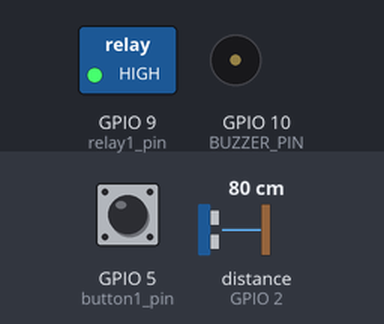
Simulated run of this sketch. Board: ESP32-S3. Shown: switched loads named in the sketch (green lamp = pin HIGH), buzzer (waves = sounding, pin HIGH). Wiring (inferred from the names in the program): ultrasonic range finder: trigger GPIO 3; echo GPIO 2. The inputs (shaded band) are chosen by the test bench; at power-on: GPIO 5 (button1_pin) HIGH, distance to the obstacle (sensor on GPIO 2) 80 cm. The echo pulse lasts 58.3 µs per cm; WiFi joins after 1.5 s; servers stay silent unless stated; pins used as bus, display or sensor lines are not drawn; what the sketch prints to the serial monitor is not drawn.

Above: at 3.0 s.
3.1 s: GPIO 5 (button1_pin) pulled LOW for 1 s
At 4.5 s:
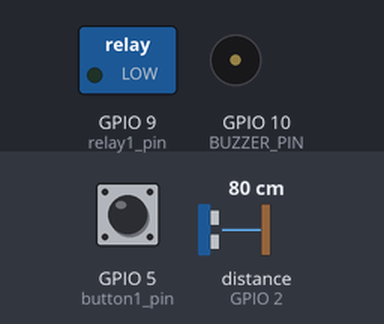
5.6 s: distance to the obstacle (sensor on GPIO 2) set to 21 cm
7.3 s: distance to the obstacle (sensor on GPIO 2) set to 16 cm
At 9.3 s:
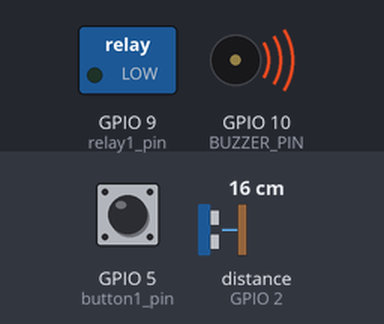
9.6 s: GPIO 5 (button1_pin) pulled LOW for 0.15 s
At 10.6 s:
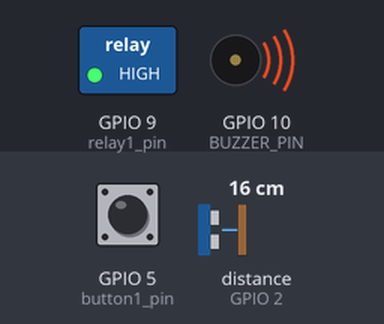
11.3 s: GPIO 5 (button1_pin) pulled LOW for 3.2 s
At 15.6 s:
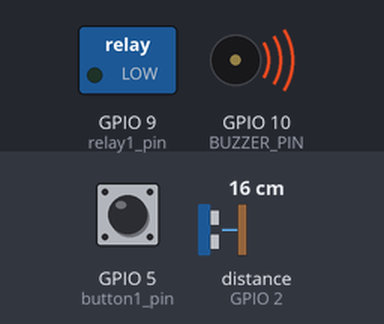
16.0 s: distance to the obstacle (sensor on GPIO 2) set to 35 cm
At 16.7 s:
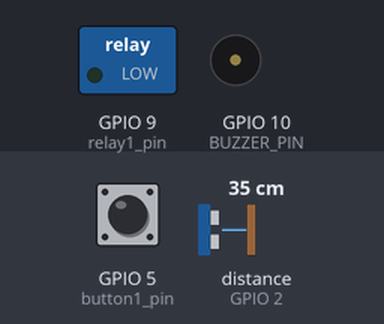
Timing chart, 0 to 18.8 s (numbered marks = the images above; inputs shaded):
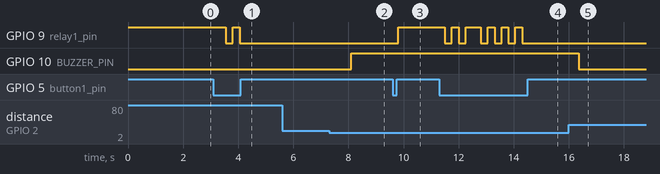

The sketch:

ESP_Code.ino
```cpp
#define BLYNK_TEMPLATE_ID " XXXXXXXX "
#define BLYNK_TEMPLATE_NAME "IOTProject"
#define BLYNK_AUTH_TOKEN " XXXXXXXX "

#define BLYNK_PRINT Serial

#include <WiFi.h>
#include <WiFiClient.h>
#include <BlynkSimpleEsp32.h>
#include <ThingSpeak.h>

char auth[] = BLYNK_AUTH_TOKEN;
char ssid[] = "Wifi-name";
char pass[] = "wifi-pass";
WiFiClient  client;

unsigned long myChannelField = 1234567;
const int ChannelField = 1;
const char * myWriteAPIKey = " XXXXXXXX ";


#define button1_pin 5
#define relay1_pin 9
int relay1_state = 0;
#define button1_vpin    V1

const int TRIG_PIN   = 3;
const int ECHO_PIN   = 2;
const int BUZZER_PIN = 10;
const int DISTANCE_THRESHOLD = 18;

float duration, distance;
BlynkTimer timer;

BLYNK_CONNECTED() {
  Blynk.syncVirtual(button1_vpin);
}

BLYNK_WRITE(button1_vpin) {
  relay1_state = param.asInt();
  digitalWrite(relay1_pin, relay1_state);
}


void setup()
{
  Serial.begin(115200);
  pinMode(button1_pin, INPUT_PULLUP);
  pinMode(relay1_pin, OUTPUT);
  digitalWrite(relay1_pin, HIGH);

  pinMode(TRIG_PIN, OUTPUT);
  pinMode(ECHO_PIN, INPUT);
  pinMode(BUZZER_PIN, OUTPUT);
  Blynk.begin(auth, ssid, pass);
  WiFi.mode(WIFI_STA);
  ThingSpeak.begin(client);
}

unsigned long previousMillis = 0;
const long interval = 2000;

void loop()
{
  if (WiFi.status() != WL_CONNECTED) {
    Serial.print("Attempting to connect to SSID: ");
    Serial.println(ssid);
    while (WiFi.status() != WL_CONNECTED)
    {
      WiFi.begin(ssid, pass);
      Serial.print(".");
      delay(5000);
    }
    Serial.println("\nConnected.");
  }

    unsigned long currentMillis = millis();
    Blynk.run();
    timer.run();

    if (currentMillis - previousMillis >= interval) {
        previousMillis = currentMillis;
        ultra();
    }
  listen_push_buttons();
}

void listen_push_buttons(){
    if(digitalRead(button1_pin) == LOW){
      delay(200);
      control_relay(1);
      Blynk.virtualWrite(button1_vpin, relay1_state);
    }
}

void control_relay(int relay){
  if(relay == 1){
    relay1_state = !relay1_state;
    digitalWrite(relay1_pin, relay1_state);
    Serial.print("Relay1 State = ");
    Serial.println(relay1_state);
    delay(50);
  }
}

void ultra(){
  digitalWrite(TRIG_PIN, HIGH);
  delayMicroseconds(10);
  digitalWrite(TRIG_PIN, LOW);

  duration = pulseIn(ECHO_PIN, HIGH);
  distance = (0.034 * duration)/2;

  if(distance < DISTANCE_THRESHOLD){
    digitalWrite(BUZZER_PIN, HIGH);
    Serial.write("Buzzing!!");
  }
  else
    digitalWrite(BUZZER_PIN, LOW);

  ThingSpeak.writeField(myChannelField, ChannelField, distance, myWriteAPIKey);
  Serial.print("distance: ");
  Serial.print(distance);
  Serial.println(" cm");
}
```

Measured:
- the behaviour switches between 19 and 18 cm on distance to the obstacle (sensor on GPIO 2) (found by bisection; images 1 and 2)
- after the input at 3.1 s, GPIO 9 (relay1_pin): HIGH → LOW after 0.45 s, → HIGH 0.25 s later, → LOW 0.25 s later
- after the input at 5.6 s, every drawn part: stays the same
- after the input at 7.3 s, GPIO 10 (BUZZER_PIN): LOW → HIGH after 0.81 s
- after the input at 9.6 s, GPIO 9 (relay1_pin): LOW → HIGH after 0.20 s
- after the input at 11.3 s, GPIO 9 (relay1_pin): goes LOW 0.25 s, HIGH 0.25 s, LOW 0.25 s, HIGH 0.55 s, 3 × (LOW 0.25 s, HIGH 0.25 s), then LOW, starting after 0.20 s
- after the input at 16.0 s, GPIO 10 (BUZZER_PIN): HIGH → LOW after 0.36 s
